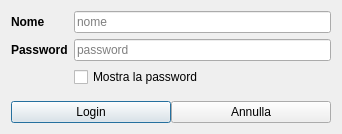
<?xml version="1.0" encoding="UTF-8"?>
<ui version="4.0">
 <class>HLogin2</class>
 <widget class="QDialog" name="HLogin2">
  <property name="geometry">
   <rect>
    <x>0</x>
    <y>0</y>
    <width>342</width>
    <height>134</height>
   </rect>
  </property>
  <property name="windowTitle">
   <string>HamletMod - Login</string>
  </property>
  <property name="windowIcon">
   <iconset resource="icons.qrc">
    <normaloff>:/Resources/User-Male.PNG</normaloff>:/Resources/User-Male.PNG</iconset>
  </property>
  <property name="modal">
   <bool>true</bool>
  </property>
  <layout class="QVBoxLayout" name="verticalLayout_2">
   <item>
    <layout class="QVBoxLayout" name="verticalLayout">
     <item>
      <layout class="QFormLayout" name="formLayout">
       <item row="0" column="0">
        <widget class="QLabel" name="label">
         <property name="font">
          <font>
           <weight>75</weight>
           <bold>true</bold>
          </font>
         </property>
         <property name="text">
          <string>Nome</string>
         </property>
        </widget>
       </item>
       <item row="0" column="1">
        <widget class="QLineEdit" name="leUser">
         <property name="text">
          <string/>
         </property>
         <property name="placeholderText">
          <string>nome</string>
         </property>
         <property name="clearButtonEnabled">
          <bool>true</bool>
         </property>
        </widget>
       </item>
       <item row="1" column="0">
        <widget class="QLabel" name="label_2">
         <property name="font">
          <font>
           <weight>75</weight>
           <bold>true</bold>
          </font>
         </property>
         <property name="text">
          <string>Password</string>
         </property>
        </widget>
       </item>
       <item row="1" column="1">
        <widget class="QLineEdit" name="lePwd">
         <property name="text">
          <string/>
         </property>
         <property name="echoMode">
          <enum>QLineEdit::Password</enum>
         </property>
         <property name="placeholderText">
          <string>password</string>
         </property>
         <property name="clearButtonEnabled">
          <bool>true</bool>
         </property>
        </widget>
       </item>
       <item row="2" column="0">
        <widget class="QLabel" name="label_3">
         <property name="text">
          <string/>
         </property>
        </widget>
       </item>
       <item row="2" column="1">
        <widget class="QCheckBox" name="checkBox">
         <property name="text">
          <string>Mostra la password</string>
         </property>
        </widget>
       </item>
      </layout>
     </item>
     <item>
      <layout class="QHBoxLayout" name="horizontalLayout">
       <property name="spacing">
        <number>0</number>
       </property>
       <item>
        <widget class="QPushButton" name="pushButton">
         <property name="text">
          <string>Login</string>
         </property>
         <property name="icon">
          <iconset resource="icons.qrc">
           <normaloff>:/Resources/Key.PNG</normaloff>:/Resources/Key.PNG</iconset>
         </property>
         <property name="autoExclusive">
          <bool>false</bool>
         </property>
         <property name="default">
          <bool>true</bool>
         </property>
        </widget>
       </item>
       <item>
        <widget class="QPushButton" name="pushButton_2">
         <property name="text">
          <string>Annulla</string>
         </property>
         <property name="icon">
          <iconset resource="icons.qrc">
           <normaloff>:/Resources/Actions-window-close-icon.png</normaloff>:/Resources/Actions-window-close-icon.png</iconset>
         </property>
        </widget>
       </item>
      </layout>
     </item>
    </layout>
   </item>
  </layout>
 </widget>
 <resources>
  <include location="icons.qrc"/>
 </resources>
 <connections/>
</ui>
